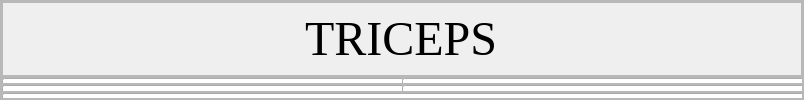
      <widget class="QWidget" name="page_2">
       <layout class="QVBoxLayout" name="verticalLayout_17">
        <property name="spacing">
         <number>0</number>
        </property>
        <property name="leftMargin">
         <number>0</number>
        </property>
        <property name="topMargin">
         <number>0</number>
        </property>
        <property name="rightMargin">
         <number>0</number>
        </property>
        <property name="bottomMargin">
         <number>0</number>
        </property>
        <item>
         <widget class="QFrame" name="frame_12">
          <property name="font">
           <font>
            <family>Times New Roman</family>
            <pointsize>18</pointsize>
           </font>
          </property>
          <property name="frameShape">
           <enum>QFrame::StyledPanel</enum>
          </property>
          <property name="frameShadow">
           <enum>QFrame::Raised</enum>
          </property>
          <layout class="QVBoxLayout" name="verticalLayout_10">
           <property name="spacing">
            <number>0</number>
           </property>
           <property name="leftMargin">
            <number>0</number>
           </property>
           <property name="topMargin">
            <number>0</number>
           </property>
           <property name="rightMargin">
            <number>0</number>
           </property>
           <property name="bottomMargin">
            <number>0</number>
           </property>
           <item>
            <widget class="QFrame" name="frame_13">
             <property name="font">
              <font>
               <family>Times New Roman</family>
               <pointsize>18</pointsize>
              </font>
             </property>
             <property name="frameShape">
              <enum>QFrame::StyledPanel</enum>
             </property>
             <property name="frameShadow">
              <enum>QFrame::Raised</enum>
             </property>
             <layout class="QHBoxLayout" name="horizontalLayout_5">
              <property name="spacing">
               <number>0</number>
              </property>
              <property name="leftMargin">
               <number>0</number>
              </property>
              <property name="topMargin">
               <number>0</number>
              </property>
              <property name="rightMargin">
               <number>0</number>
              </property>
              <property name="bottomMargin">
               <number>0</number>
              </property>
              <item>
               <widget class="QFrame" name="frame_14">
                <property name="maximumSize">
                 <size>
                  <width>40</width>
                  <height>40</height>
                 </size>
                </property>
                <property name="font">
                 <font>
                  <family>Times New Roman</family>
                  <pointsize>18</pointsize>
                 </font>
                </property>
                <property name="frameShape">
                 <enum>QFrame::StyledPanel</enum>
                </property>
                <property name="frameShadow">
                 <enum>QFrame::Raised</enum>
                </property>
                <widget class="QPushButton" name="pushButton_8">
                 <property name="geometry">
                  <rect>
                   <x>0</x>
                   <y>0</y>
                   <width>40</width>
                   <height>40</height>
                  </rect>
                 </property>
                 <property name="minimumSize">
                  <size>
                   <width>40</width>
                   <height>40</height>
                  </size>
                 </property>
                 <property name="maximumSize">
                  <size>
                   <width>40</width>
                   <height>40</height>
                  </size>
                 </property>
                 <property name="font">
                  <font>
                   <family>Times New Roman</family>
                   <pointsize>18</pointsize>
                  </font>
                 </property>
                 <property name="text">
                  <string/>
                 </property>
                 <property name="icon">
                  <iconset resource="image.qrc">
                   <normaloff>:/img/back.png</normaloff>:/img/back.png</iconset>
                 </property>
                </widget>
               </widget>
              </item>
              <item>
               <widget class="QFrame" name="frame_15">
                <property name="minimumSize">
                 <size>
                  <width>800</width>
                  <height>0</height>
                 </size>
                </property>
                <property name="font">
                 <font>
                  <family>Times New Roman</family>
                  <pointsize>18</pointsize>
                 </font>
                </property>
                <property name="frameShape">
                 <enum>QFrame::StyledPanel</enum>
                </property>
                <property name="frameShadow">
                 <enum>QFrame::Raised</enum>
                </property>
                <layout class="QVBoxLayout" name="verticalLayout_32">
                 <item alignment="Qt::AlignHCenter">
                  <widget class="QLabel" name="label">
                   <property name="font">
                    <font>
                     <family>Times New Roman</family>
                     <pointsize>36</pointsize>
                     <italic>false</italic>
                     <bold>false</bold>
                    </font>
                   </property>
                   <property name="text">
                    <string>TRICEPS</string>
                   </property>
                  </widget>
                 </item>
                </layout>
               </widget>
              </item>
             </layout>
            </widget>
           </item>
           <item>
            <widget class="QFrame" name="frame_16">
             <property name="font">
              <font>
               <family>Times New Roman</family>
               <pointsize>18</pointsize>
              </font>
             </property>
             <property name="frameShape">
              <enum>QFrame::StyledPanel</enum>
             </property>
             <property name="frameShadow">
              <enum>QFrame::Raised</enum>
             </property>
             <layout class="QHBoxLayout" name="horizontalLayout_3">
              <property name="spacing">
               <number>0</number>
              </property>
              <property name="leftMargin">
               <number>0</number>
              </property>
              <property name="topMargin">
               <number>0</number>
              </property>
              <property name="rightMargin">
               <number>0</number>
              </property>
              <property name="bottomMargin">
               <number>0</number>
              </property>
              <item>
               <widget class="QFrame" name="frame_17">
                <property name="font">
                 <font>
                  <family>Times New Roman</family>
                  <pointsize>18</pointsize>
                 </font>
                </property>
                <property name="frameShape">
                 <enum>QFrame::StyledPanel</enum>
                </property>
                <property name="frameShadow">
                 <enum>QFrame::Raised</enum>
                </property>
                <widget class="QPushButton" name="pushButton_15">
                 <property name="geometry">
                  <rect>
                   <x>0</x>
                   <y>0</y>
                   <width>491</width>
                   <height>171</height>
                  </rect>
                 </property>
                 <property name="minimumSize">
                  <size>
                   <width>0</width>
                   <height>0</height>
                  </size>
                 </property>
                 <property name="maximumSize">
                  <size>
                   <width>16777215</width>
                   <height>16777215</height>
                  </size>
                 </property>
                 <property name="font">
                  <font>
                   <family>Times New Roman</family>
                   <pointsize>18</pointsize>
                  </font>
                 </property>
                 <property name="styleSheet">
                  <string notr="true">QPushButton{background:#cc7f63};</string>
                 </property>
                 <property name="text">
                  <string>Diamond Push-Ups</string>
                 </property>
                </widget>
               </widget>
              </item>
              <item>
               <widget class="QFrame" name="frame_18">
                <property name="font">
                 <font>
                  <family>Times New Roman</family>
                  <pointsize>18</pointsize>
                 </font>
                </property>
                <property name="frameShape">
                 <enum>QFrame::StyledPanel</enum>
                </property>
                <property name="frameShadow">
                 <enum>QFrame::Raised</enum>
                </property>
                <widget class="QPushButton" name="pushButton_16">
                 <property name="geometry">
                  <rect>
                   <x>0</x>
                   <y>0</y>
                   <width>491</width>
                   <height>171</height>
                  </rect>
                 </property>
                 <property name="font">
                  <font>
                   <family>Times New Roman</family>
                   <pointsize>18</pointsize>
                  </font>
                 </property>
                 <property name="styleSheet">
                  <string notr="true">QPushButton{background:#cc7f63};</string>
                 </property>
                 <property name="text">
                  <string>Kickbacks</string>
                 </property>
                </widget>
               </widget>
              </item>
             </layout>
            </widget>
           </item>
           <item>
            <widget class="QFrame" name="frame_19">
             <property name="font">
              <font>
               <family>Times New Roman</family>
               <pointsize>18</pointsize>
              </font>
             </property>
             <property name="frameShape">
              <enum>QFrame::StyledPanel</enum>
             </property>
             <property name="frameShadow">
              <enum>QFrame::Raised</enum>
             </property>
             <layout class="QHBoxLayout" name="horizontalLayout_4">
              <property name="spacing">
               <number>0</number>
              </property>
              <property name="leftMargin">
               <number>0</number>
              </property>
              <property name="topMargin">
               <number>0</number>
              </property>
              <property name="rightMargin">
               <number>0</number>
              </property>
              <property name="bottomMargin">
               <number>0</number>
              </property>
              <item>
               <widget class="QFrame" name="frame_20">
                <property name="font">
                 <font>
                  <family>Times New Roman</family>
                  <pointsize>18</pointsize>
                 </font>
                </property>
                <property name="frameShape">
                 <enum>QFrame::StyledPanel</enum>
                </property>
                <property name="frameShadow">
                 <enum>QFrame::Raised</enum>
                </property>
                <widget class="QPushButton" name="pushButton_17">
                 <property name="geometry">
                  <rect>
                   <x>0</x>
                   <y>0</y>
                   <width>491</width>
                   <height>171</height>
                  </rect>
                 </property>
                 <property name="font">
                  <font>
                   <family>Times New Roman</family>
                   <pointsize>18</pointsize>
                  </font>
                 </property>
                 <property name="autoFillBackground">
                  <bool>false</bool>
                 </property>
                 <property name="text">
                  <string>Overhead Triceps Extension</string>
                 </property>
                </widget>
               </widget>
              </item>
              <item>
               <widget class="QFrame" name="frame_21">
                <property name="font">
                 <font>
                  <family>Times New Roman</family>
                  <pointsize>18</pointsize>
                 </font>
                </property>
                <property name="frameShape">
                 <enum>QFrame::StyledPanel</enum>
                </property>
                <property name="frameShadow">
                 <enum>QFrame::Raised</enum>
                </property>
                <widget class="QPushButton" name="pushButton_18">
                 <property name="geometry">
                  <rect>
                   <x>0</x>
                   <y>0</y>
                   <width>491</width>
                   <height>171</height>
                  </rect>
                 </property>
                 <property name="font">
                  <font>
                   <family>Times New Roman</family>
                   <pointsize>18</pointsize>
                  </font>
                 </property>
                 <property name="text">
                  <string>Triceps Dip</string>
                 </property>
                </widget>
               </widget>
              </item>
             </layout>
            </widget>
           </item>
           <item>
            <widget class="QFrame" name="frame_22">
             <property name="font">
              <font>
               <family>Times New Roman</family>
               <pointsize>18</pointsize>
              </font>
             </property>
             <property name="frameShape">
              <enum>QFrame::StyledPanel</enum>
             </property>
             <property name="frameShadow">
              <enum>QFrame::Raised</enum>
             </property>
             <layout class="QHBoxLayout" name="horizontalLayout_6">
              <property name="spacing">
               <number>0</number>
              </property>
              <property name="leftMargin">
               <number>0</number>
              </property>
              <property name="topMargin">
               <number>0</number>
              </property>
              <property name="rightMargin">
               <number>0</number>
              </property>
              <property name="bottomMargin">
               <number>0</number>
              </property>
              <item>
               <widget class="QFrame" name="frame_23">
                <property name="font">
                 <font>
                  <family>Times New Roman</family>
                  <pointsize>18</pointsize>
                 </font>
                </property>
                <property name="frameShape">
                 <enum>QFrame::StyledPanel</enum>
                </property>
                <property name="frameShadow">
                 <enum>QFrame::Raised</enum>
                </property>
                <widget class="QPushButton" name="pushButton_19">
                 <property name="geometry">
                  <rect>
                   <x>0</x>
                   <y>0</y>
                   <width>491</width>
                   <height>171</height>
                  </rect>
                 </property>
                 <property name="font">
                  <font>
                   <family>Times New Roman</family>
                   <pointsize>18</pointsize>
                  </font>
                 </property>
                 <property name="text">
                  <string>Rope Pushdown</string>
                 </property>
                </widget>
               </widget>
              </item>
              <item>
               <widget class="QFrame" name="frame_24">
                <property name="font">
                 <font>
                  <family>Times New Roman</family>
                  <pointsize>18</pointsize>
                 </font>
                </property>
                <property name="frameShape">
                 <enum>QFrame::StyledPanel</enum>
                </property>
                <property name="frameShadow">
                 <enum>QFrame::Raised</enum>
                </property>
                <widget class="QPushButton" name="pushButton_20">
                 <property name="geometry">
                  <rect>
                   <x>-9</x>
                   <y>0</y>
                   <width>501</width>
                   <height>171</height>
                  </rect>
                 </property>
                 <property name="font">
                  <font>
                   <family>Times New Roman</family>
                   <pointsize>18</pointsize>
                  </font>
                 </property>
                 <property name="text">
                  <string>Skull Crusher</string>
                 </property>
                </widget>
               </widget>
              </item>
             </layout>
            </widget>
           </item>
          </layout>
         </widget>
        </item>
       </layout>
      </widget>
